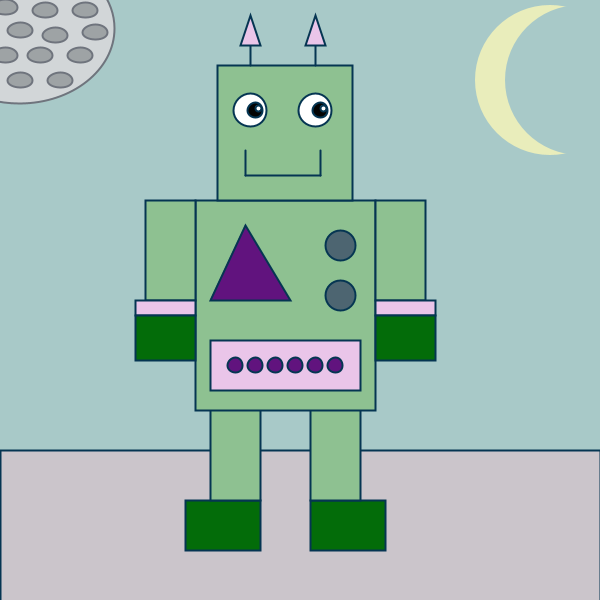
Frame 1 (no input)
Frame 60 (the mouse pressed at the canvas centre just before this capture): identical to frame 1, image omitted
Frame 120 (the mouse held since frame 60 and released just before this capture): identical to frame 1, image omitted

The Processing sketch that drew this single still picture (run headless with seeded random() and noise(); from frame 60 on, the mouse is pressed at the canvas centre):

// Processing sketch: LAMISA_HASSAN_Robot
// ── LAMISA_HASSAN_Robot.pde

/* 
Lamisa Hassan's Robot, "Carl" (10/9/22)
This project was a fun way to understand what takes place behind the graphics we see on our computers.
My favorite part of this project would be running my code not knowing whether it would exceed my expectations or completely 
disappoint me. Most of the time, they were disappointments but I would try to figure out why my code was wrong and make changes.
For my robot, I used inspiration from the internet. I then decided on one but decided to add more shapes and designs to challenge
myself a bit. Something I really enjoyed was when I layered two circles on top of each other to make a moon. It was really nice to see
everything pull together. Something I found a bit difficult was putting the triangles into place. This was because I had to specify
the x and y coordinates for each of the three points. After using a pen and a piece of paper, I would mathematically solve out where 
each other the points should land in order for it to look the way I wanted to. Something I find really interesting in my outcome would 
be my moon. For my moon, I had placed a bunch of ellipses into another ellipse. I intentionally didn't space the ellipses out equally
because it's a bit more realistic (only semi-realistic thing in this piece...). But then again, I decided to try something new and had two 
different versions of the moon on each side. Why have 1 moon when you can have 2? I also really enjoyed making the eyes. I decided to make the
eyes a bit more cartoon-like. Overall, I really enjoyed this project and would love to go more in-depth with details over time. 
*/

void setup(){
size(600, 600);
  background (#ECECEC);
  
}

void draw() {
  
  
  noStroke();
  
   fill(#A8C9C8);
size(600,600);
rect(0,0,600,600);

// This is to create the floor 

stroke(5, 53, 82);
  strokeWeight(2);
  
 fill(#CBC5CB);
size(600,600);
rect(0,450,600,450);

// Below is the code for the body parts
fill (#036C09);
size(600, 600);
rect(185, 500, 75, 50);

fill(#036C09);
size(600, 600);
rect(310, 500, 75, 50);

fill(#8EC191);
size(600, 600);
rect(210, 400, 50, 100);

fill(#8EC191);
size(600, 600);
rect(310, 400, 50, 100);

fill(#8EC191);
size(600, 600);
rect(195,200, 180, 210);

fill(#8EC191);
size(600, 600);
rect(145,200, 50, 100);

fill(#8EC191);
size(600, 600);
rect(375,200, 50, 100);

fill(#EAC5E9);
size(600,600);
rect (135,300,60,15);


fill(#EAC5E9);
size(600,600);
rect (375,300,60,15);

fill(#036C09);
size(600,600);
rect (135,315,60,45);

fill(#036C09);
size(600,600);
rect (375,315,60,45);

fill(#8EC191);
size(600,600);
rect(217,65,135,135);

// Below is the code for the smile

line(245, 150, 245, 175);
line(245,175,320,175);
line(320,175,320,150);

// Below is the code for designs on the body parts

fill(#EAC5E9);
size(600,600);
rect(210,340,150,50);

fill(#61137E);
circle(235, 365, 15);

fill(#61137E);
circle(255, 365, 15);

fill(#61137E);
circle(275, 365, 15);

fill(#61137E);
circle(295, 365, 15);

fill(#61137E);
circle(315, 365, 15);

fill(#61137E);
circle(335, 365, 15);

fill(#FFFFFF);
circle(250, 110, 33);

fill(#FFFFFF);
circle(315, 110, 33);

fill(#030303);
circle(255, 110, 15);

fill(#030303);
circle(320, 110, 15);

fill(#FFFFFF);
circle(258, 108, 6);

fill(#FFFFFF);
circle(323, 108, 6);

fill(#4D6571);
circle(340, 295, 30);
circle(340, 245, 30);

fill(#61137E);
triangle(210, 300, 245, 225, 290, 300);

// Below are the codes for the ears

line(315, 30, 315, 65);

line(250, 30, 250, 65);

fill(#EAC5E9);
triangle(240, 45, 250, 15, 260, 45);

fill(#EAC5E9);
triangle(305, 45, 315, 15, 325, 45);

// Below is the code for the moon

stroke(111, 116, 125);
fill(#D2D6D8);
ellipse (19,28,190,150);

fill(#9EA3A5);
ellipse(20, 30, 25, 15);
ellipse(40, 55, 25, 15);
ellipse(20, 80, 25, 15);
ellipse(60, 80, 25, 15);
ellipse(5, 7, 25, 15);
ellipse(5, 55, 25, 15);
ellipse(80, 55, 25, 15);
ellipse(45, 10, 25, 15);
ellipse(55, 35, 25, 15);
ellipse(85, 10, 25, 15);
ellipse(95, 32, 25, 15);

// Below is the code for another design of the moon
noStroke();
fill(#E9EDBB);
circle(550, 80, 150);
fill(#A8C9C8);
circle(580, 80, 150);

}
